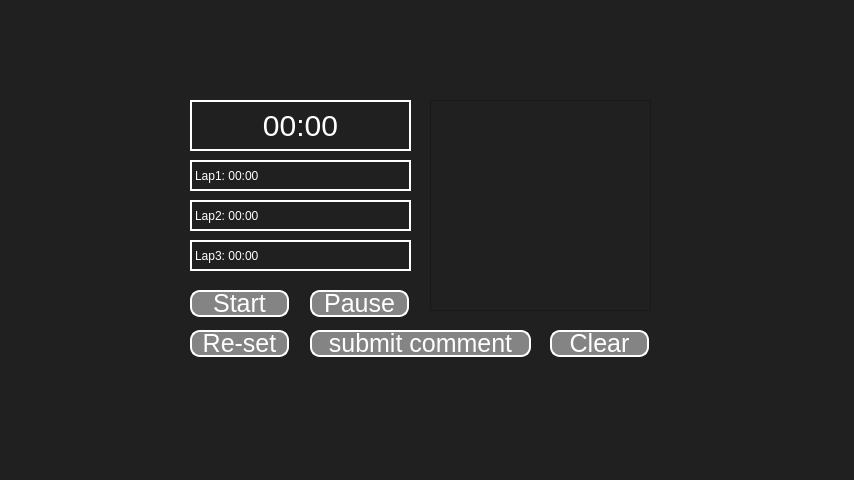
<?xml version="1.0" encoding="UTF-8"?>
<ui version="4.0">
 <class>Form</class>
 <widget class="QWidget" name="Form">
  <property name="geometry">
   <rect>
    <x>0</x>
    <y>0</y>
    <width>854</width>
    <height>480</height>
   </rect>
  </property>
  <property name="windowTitle">
   <string>Form</string>
  </property>
  <property name="styleSheet">
   <string notr="true">QWidget { background-color: rgb(32,32,32); }</string>
  </property>
  <widget class="QLabel" name="label">
   <property name="geometry">
    <rect>
     <x>190</x>
     <y>100</y>
     <width>221</width>
     <height>51</height>
    </rect>
   </property>
   <property name="styleSheet">
    <string notr="true">QLabel{
border : 2px solid white;
font-size: 30px;
color: white;
}</string>
   </property>
   <property name="text">
    <string>00:00</string>
   </property>
   <property name="alignment">
    <set>Qt::AlignCenter</set>
   </property>
  </widget>
  <widget class="QLabel" name="lap1">
   <property name="geometry">
    <rect>
     <x>190</x>
     <y>160</y>
     <width>221</width>
     <height>31</height>
    </rect>
   </property>
   <property name="styleSheet">
    <string notr="true">QLabel{
border : 2px solid white;

color: white;
}</string>
   </property>
   <property name="text">
    <string>Lap1: 00:00</string>
   </property>
  </widget>
  <widget class="QLabel" name="lap2">
   <property name="geometry">
    <rect>
     <x>190</x>
     <y>200</y>
     <width>221</width>
     <height>31</height>
    </rect>
   </property>
   <property name="styleSheet">
    <string notr="true">QLabel{
border : 2px solid white;

color: white;
}</string>
   </property>
   <property name="text">
    <string>Lap2: 00:00</string>
   </property>
  </widget>
  <widget class="QLabel" name="lap3">
   <property name="geometry">
    <rect>
     <x>190</x>
     <y>240</y>
     <width>221</width>
     <height>31</height>
    </rect>
   </property>
   <property name="styleSheet">
    <string notr="true">QLabel{
border : 2px solid white;

color: white;
}</string>
   </property>
   <property name="text">
    <string>Lap3: 00:00</string>
   </property>
  </widget>
  <widget class="QPushButton" name="start">
   <property name="geometry">
    <rect>
     <x>190</x>
     <y>290</y>
     <width>99</width>
     <height>27</height>
    </rect>
   </property>
   <property name="styleSheet">
    <string notr="true">QPushButton{
border-style: outset;
border-width: 2px;
    border-radius: 10px;
background-color: rgb(132,132,132);
font-size: 25px;
color: rgb(255,255,255);
}</string>
   </property>
   <property name="text">
    <string>Start</string>
   </property>
  </widget>
  <widget class="QPushButton" name="pause">
   <property name="geometry">
    <rect>
     <x>310</x>
     <y>290</y>
     <width>99</width>
     <height>27</height>
    </rect>
   </property>
   <property name="styleSheet">
    <string notr="true">QPushButton{
border-style: outset;
border-width: 2px;
    border-radius: 10px;
background-color: rgb(132,132,132);
font-size: 25px;
color: rgb(255,255,255);
}</string>
   </property>
   <property name="text">
    <string>Pause</string>
   </property>
  </widget>
  <widget class="QPushButton" name="re_set">
   <property name="geometry">
    <rect>
     <x>190</x>
     <y>330</y>
     <width>99</width>
     <height>27</height>
    </rect>
   </property>
   <property name="styleSheet">
    <string notr="true">QPushButton{
border-style: outset;
border-width: 2px;
    border-radius: 10px;
background-color: rgb(132,132,132);
font-size: 25px;
color: rgb(255,255,255);
}</string>
   </property>
   <property name="text">
    <string>Re-set</string>
   </property>
  </widget>
  <widget class="QTextEdit" name="textEdit">
   <property name="geometry">
    <rect>
     <x>430</x>
     <y>100</y>
     <width>221</width>
     <height>211</height>
    </rect>
   </property>
   <property name="styleSheet">
    <string notr="true">QTextEdit{
color: rgb(255,255,255);
}</string>
   </property>
  </widget>
  <widget class="QPushButton" name="pushButtonSubmitComment">
   <property name="geometry">
    <rect>
     <x>310</x>
     <y>330</y>
     <width>221</width>
     <height>27</height>
    </rect>
   </property>
   <property name="styleSheet">
    <string notr="true">QPushButton{
border-style: outset;
border-width: 2px;
    border-radius: 10px;
background-color: rgb(132,132,132);
font-size: 25px;
color: rgb(255,255,255);
}</string>
   </property>
   <property name="text">
    <string>submit comment</string>
   </property>
  </widget>
  <widget class="QPushButton" name="pushButtonClear">
   <property name="geometry">
    <rect>
     <x>550</x>
     <y>330</y>
     <width>99</width>
     <height>27</height>
    </rect>
   </property>
   <property name="styleSheet">
    <string notr="true">QPushButton{
border-style: outset;
border-width: 2px;
    border-radius: 10px;
background-color: rgb(132,132,132);
font-size: 25px;
color: rgb(255,255,255);
}</string>
   </property>
   <property name="text">
    <string>Clear</string>
   </property>
  </widget>
 </widget>
 <resources/>
 <connections/>
</ui>
